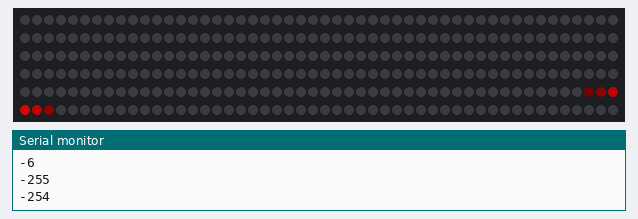
A sketch run on a simulated Arduino Uno, built with avr-gcc and run on an emulated ATmega328P. Shown: 300 RGB LEDs in strip order, left to right, continuing on the next row, the last lines printed to the serial monitor. Dim RGB values are drawn brighter than linear.

Above: at 1.1 s.
At 8.8 s:
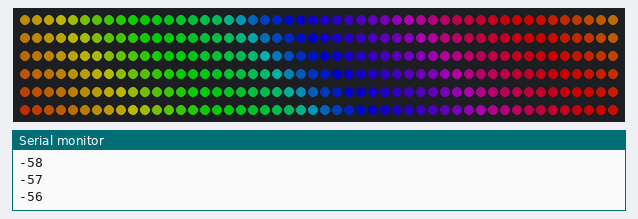
At 11.82 s:
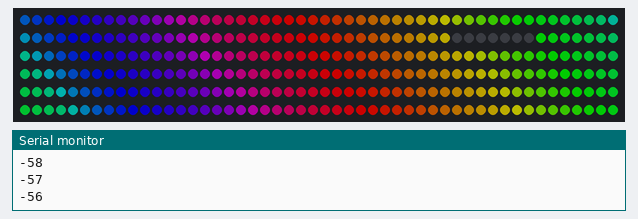
At 14.84 s:
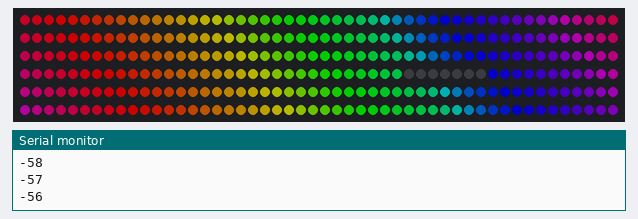
At 21.18 s:
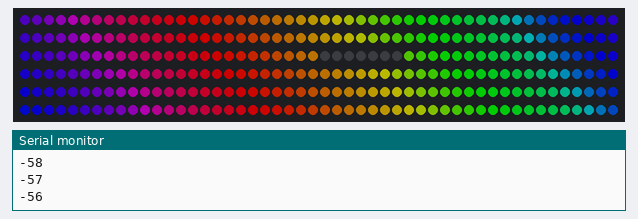
At 33.56 s:
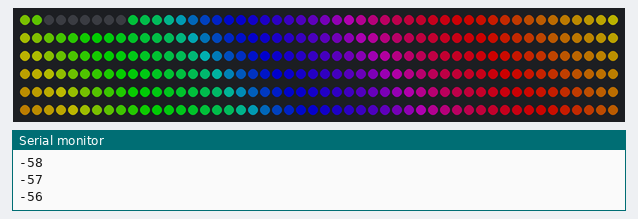

Measured:
- what the display in image 0 shows lasts 6.2 s, from 1.0 s to 7.2 s

The sketch:

pulse.ino
```cpp
#include "FastLED.h"
#define LED_TYPE APA102
#define DATA_PIN 7
#define CLOCK_PIN 14
#define COLOR_ORDER BGR
#define NUM_LEDS 300
CRGB leds[NUM_LEDS];

int pulse_width = 7;
int pulse_start = -pulse_width;
int pos = pulse_start;
uint8_t fade_val = 180;
uint8_t this_hue = 0;
uint8_t this_sat = 255;
int this_index;
uint8_t this_delay = 30;
uint8_t this_val;
int min_range;
int max_range;
int restart_index = 400;
bool switch_pulse = 1;
uint8_t beat = 5;
uint8_t pulse_min = 3;
uint8_t pulse_max = 21;
bool varying = 0;
uint8_t max_bright = 150;

uint8_t gaussian_table[256] = { 0, 0, 0, 1, 1, 1, 1, 2, 2, 2, 3, 3, 4, 4, 4,
								5, 5, 6, 6, 7, 8, 8, 9, 10, 10, 11, 12, 13,
								14, 15, 16, 17, 18, 19, 20, 21, 22, 24, 25,
								26, 28, 29, 31, 33, 34, 36, 38, 40, 42, 44,
								46, 48, 50, 52, 54, 57, 59, 62, 64, 67, 70,
								72, 75, 78, 81, 84, 87, 90, 93, 96, 99, 103,
								106, 109, 113, 116, 120, 123, 127, 130, 134,
								138, 141, 145, 149, 152, 156, 160, 163, 167,
								171, 174, 178, 181, 185, 188, 192, 195, 199,
								202, 205, 208, 211, 214, 217, 220, 223, 226,
								228, 231, 233, 235, 237, 240, 241, 243, 245,
								247, 248, 249, 251, 252, 252, 253, 254, 254,
								255, 255, 255, 255, 255, 254, 254, 253, 252,
								252, 251, 249, 248, 247, 245, 243, 241, 240,
								237, 235, 233, 231, 228, 226, 223, 220, 217,
								214, 211, 208, 205, 202, 199, 195, 192, 188,
								185, 181, 178, 174, 171, 167, 163, 160, 156,
								152, 149, 145, 141, 138, 134, 130, 127, 123,
								120, 116, 113, 109, 106, 103, 99, 96, 93, 90,
								87, 84, 81, 78, 75, 72, 70, 67, 64, 62, 59, 57,
								54, 52, 50, 48, 46, 44, 42, 40, 38, 36, 34, 33,
								31, 29, 28, 26, 25, 24, 22, 21, 20, 19, 18, 17,
								16, 15, 14, 13, 12, 11, 10, 10, 9, 8, 8, 7, 6,
								6, 5, 5, 4, 4, 4, 3, 3, 2, 2, 2, 1, 1, 1, 1, 0, 0 };


void pulse() {
	if (varying) { pulse_width = beatsin8(beat, pulse_min, pulse_max); }
	min_range = pos - pulse_width / 2;
	max_range = pos + pulse_width / 2;

	if (min_range > 0)   { leds[min_range - 1] = CRGB::Black; }
	if (max_range < 255) { leds[max_range + 1] = CRGB::Black; }

	if (pulse_width % 2 == 1) {
		for (uint8_t i = 0; i < pulse_width; i++) {
			this_index = i * 256 / (pulse_width + 1);
			this_val = gaussian_table[this_index];
			if (min_range + i >= 0 && min_range + i <= NUM_LEDS) { leds[min_range + i] = CHSV(this_hue, this_sat, this_val); }
		}
	}
	else {
		for (uint8_t i = 0; i < pulse_width / 2; i++) {
			this_index = i * 256 / pulse_width;
			this_val = gaussian_table[this_index];
			if (min_range + i >= 0) { leds[min_range + i] = CHSV(this_hue, this_sat, this_val); }
			if (max_range - i <= NUM_LEDS) { leds[max_range - i] = CHSV(this_hue, this_sat, this_val); }
		}
	}
	//this_hue++;
	pos++;
	if (pos > restart_index) { Serial.println("outside index"); pos = pulse_start; }
  Serial.println(pos);
}

void dark_pulse() {
	if (varying) { pulse_width = beatsin8(beat, pulse_min, pulse_max); }
	fill_rainbow(leds, NUM_LEDS, this_hue++);

	min_range = pos - pulse_width / 2;
	max_range = pos + pulse_width / 2;

	if (pulse_width % 2 == 1) {
		for (uint8_t i = 0; i < pulse_width; i++) {
			this_index = i * 256 / (pulse_width + 1);
			this_val = gaussian_table[this_index];
			if (min_range + i >= 0 && min_range + i <= NUM_LEDS) { leds[min_range + i].nscale8(this_val); }
		}
	}
	else {
		for (uint8_t i = 0; i < pulse_width / 2; i++) {
			this_index = i * 256 / pulse_width;
			this_val = gaussian_table[this_index];
			if (min_range + i >= 0) { leds[min_range + i].nscale8(this_val); }
			if (max_range - i <= NUM_LEDS) { leds[max_range - i].nscale8(this_val); }
		}
	}

	pos++;
	if (pos > restart_index) { pos = 0 - pulse_width / 2; }
}


void setup() {
	delay(1000);
  Serial.begin(115200);
	FastLED.addLeds<LED_TYPE, DATA_PIN, CLOCK_PIN, COLOR_ORDER>(leds, NUM_LEDS).setCorrection(TypicalLEDStrip);
	FastLED.setBrightness(max_bright);
	set_max_power_in_volts_and_milliamps(5, 2000);
}

void loop() {

	EVERY_N_SECONDS(30) {
		switch_pulse = !switch_pulse;
    Serial.println(switch_pulse);
		fill_solid(leds, NUM_LEDS, CRGB::Black);
	}

	EVERY_N_MILLIS_I(this_timer, this_delay) {
		this_timer.setPeriod(this_delay);
		if (switch_pulse)	{ pulse();		}
		else				{ dark_pulse(); }
	}

	FastLED.show();

}
```
